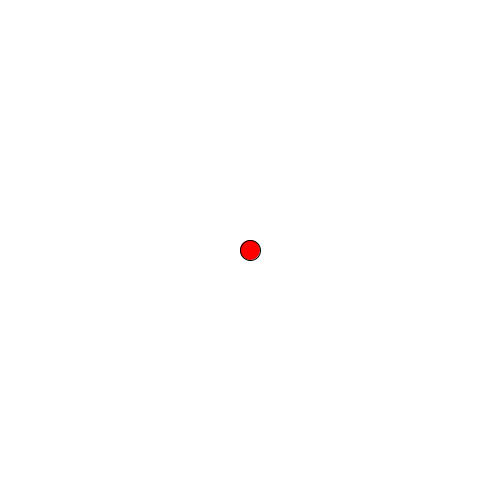
Frame 1 (no input)
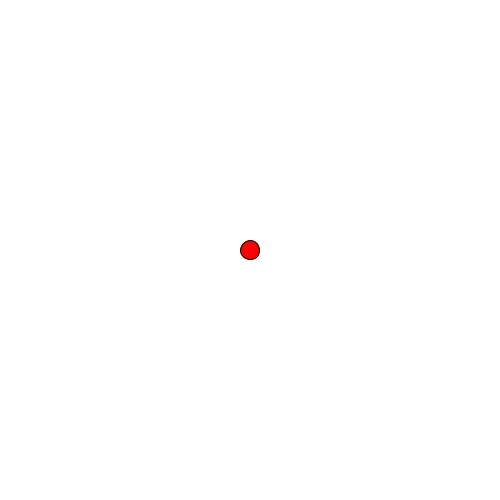
Frame 60 (the mouse pressed at the canvas centre just before this capture)
Frame 120 (the mouse held since frame 60 and released just before this capture): identical to frame 60, image omitted

The Processing sketch that drew these frames (run headless with seeded random() and noise(); from frame 60 on, the mouse is pressed at the canvas centre):

// Processing sketch: Es1
// ── Es1.pde
int d=20;
boolean flag=true;

void setup()
{
  size(500,500);
}
void draw()
{
  background(255);
  fill(255,0,0);
  ellipse(width/2,height/2,d,d);
  
  
  if(d>=150 || d<=30)
  {
    flag=!flag;
  }
  if(flag)
  d++;
  else
  d--;
 
}
